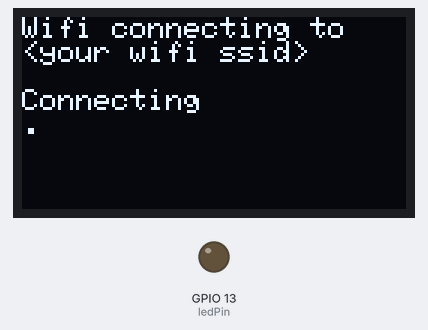
This sketch was run on a simulated ESP8266 (NodeMCU). Parts: 128×64 one-colour display, output pins drawn as LEDs (lit = HIGH). WiFi joins after 1.5 s; servers stay silent unless stated; the local clock reads 2024-03-15 10:24:30 at power-on unless the sketch sets it.

Above: at 0.7 s.
At 1.8 s:
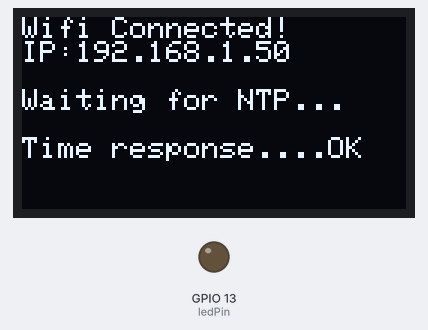
At 3.1 s:
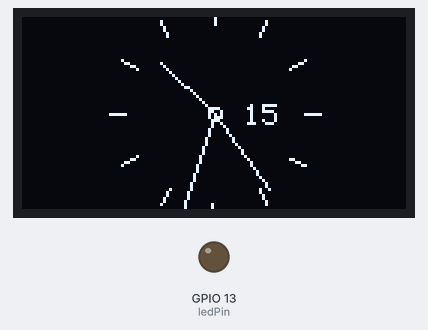
At 11.1 s:
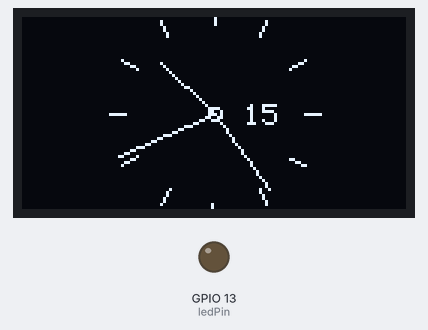
At 20.2 s:
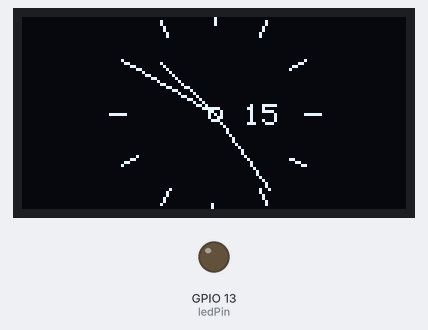
At 38.1 s:
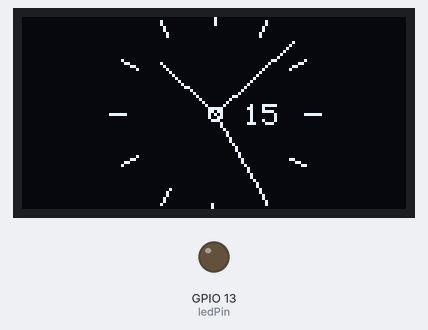

Measured:
- what the display in image 1 shows lasts 1.1 s, from 1.7 s to 2.8 s

The sketch:

NODEMCU_OLED_ANALOG_CLOCK.ino
```cpp
#include <ESP8266WiFi.h>
#include <time.h>

#include <SPI.h>
#include <Wire.h>
#include <Adafruit_GFX.h>
#include <Adafruit_SSD1306.h>

#define OLED_RESET LED_BUILTIN  //4
Adafruit_SSD1306 display(OLED_RESET);

const char* ssid = "<your wifi ssid>";
const char* password = "<your wifi password>";

int ledPin = 13;

int timezone = 7 * 3600;
int dst = 0;

#if (SSD1306_LCDHEIGHT != 64)
#error("Height incorrect, please fix Adafruit_SSD1306.h!");
#endif


void setup() {

  display.begin(SSD1306_SWITCHCAPVCC, 0x3C);

  // Clear the buffer.
  display.clearDisplay();
  display.display();

  pinMode(ledPin,OUTPUT);
  digitalWrite(ledPin,LOW);

  Serial.begin(115200);

  display.setTextSize(1);
  display.setTextColor(WHITE);

  display.setCursor(0,0);
  display.println("Wifi connecting to ");
  display.println( ssid );

  WiFi.begin(ssid,password);

  display.println("\nConnecting");

  display.display();

  while( WiFi.status() != WL_CONNECTED ){
      delay(500);
      display.print(".");
      display.display();
  }

  // Clear the buffer.
  display.clearDisplay();
  display.display();
  display.setCursor(0,0);

  display.println("Wifi Connected!");
  display.print("IP:");
  display.println(WiFi.localIP() );

  display.display();

  configTime(timezone, dst, "pool.ntp.org","time.nist.gov");
  display.println("\nWaiting for NTP...");

  while(!time(nullptr)){
     Serial.print("*");

     delay(1000);
  }
  display.println("\nTime response....OK");
  display.display();
  delay(1000);

  display.clearDisplay();
  display.display();
}

void loop() {

  time_t now = time(nullptr);
  struct tm* p_tm = localtime(&now);
  int r = 35;
  // Now draw the clock face

  display.drawCircle(display.width()/2, display.height()/2, 2, WHITE);
  //
  //hour ticks
  for( int z=0; z < 360;z= z + 30 ){
  //Begin at 0° and stop at 360°
    float angle = z ;

    angle=(angle/57.29577951) ; //Convert degrees to radians
    int x2=(64+(sin(angle)*r));
    int y2=(32-(cos(angle)*r));
    int x3=(64+(sin(angle)*(r-5)));
    int y3=(32-(cos(angle)*(r-5)));
    display.drawLine(x2,y2,x3,y3,WHITE);
  }
  // display second hand
  float angle = p_tm->tm_sec*6 ;
  angle=(angle/57.29577951) ; //Convert degrees to radians
  int x3=(64+(sin(angle)*(r)));
  int y3=(32-(cos(angle)*(r)));
  display.drawLine(64,32,x3,y3,WHITE);
  //
  // display minute hand
  angle = p_tm->tm_min * 6 ;
  angle=(angle/57.29577951) ; //Convert degrees to radians
  x3=(64+(sin(angle)*(r-3)));
  y3=(32-(cos(angle)*(r-3)));
  display.drawLine(64,32,x3,y3,WHITE);
  //
  // display hour hand
  angle = p_tm->tm_hour * 30 + int((p_tm->tm_min / 12) * 6 );
  angle=(angle/57.29577951) ; //Convert degrees to radians
  x3=(64+(sin(angle)*(r-11)));
  y3=(32-(cos(angle)*(r-11)));
  display.drawLine(64,32,x3,y3,WHITE);

  display.setTextSize(1);
  display.setCursor((display.width()/2)+10,(display.height()/2) - 3);
  display.print(p_tm->tm_mday);

   // update display with all data
  display.display();
  delay(100);
  display.clearDisplay();

}
```
